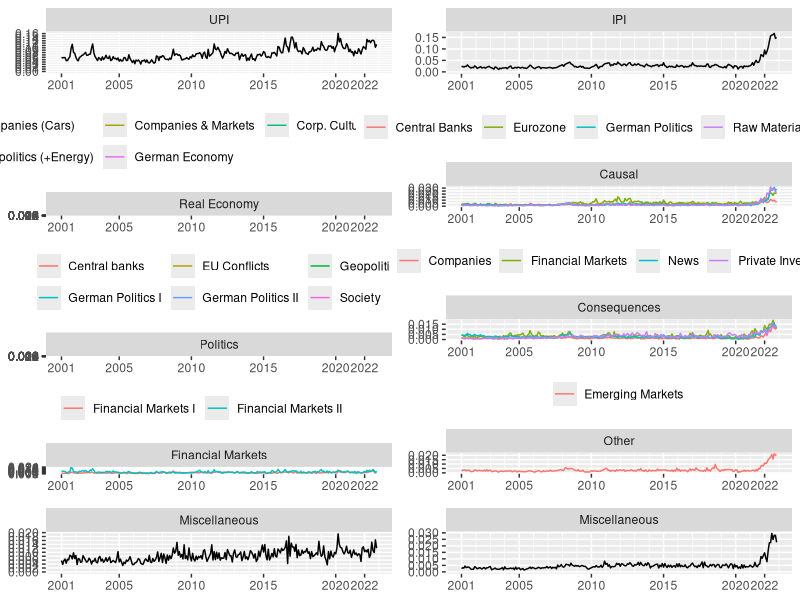

Source code (R):
library(data.table)
library(ggplot2)
library(cowplot)

#### IPI
ipi = fread(file.path("global", "ipi.csv"))

ipi_misc = cbind(ipi[,c(1,8)], "Miscellaneous")
colnames(ipi_misc) = c("date", "ipi", "Type")
ipi = rbind(cbind(ipi[, c(1,2)], "German Politics", "Causal"),
            cbind(ipi[, c(1,3)], "Raw Materials/News        ", "Causal"),
            cbind(ipi[, c(1,4)], "Private Investment", "Consequences"),
            cbind(ipi[, c(1,5)], "Financial Markets", "Consequences"),
            cbind(ipi[, c(1,6)], "Emerging Markets", "Other"),
            cbind(ipi[, c(1,7)], "Companies", "Consequences"),
            cbind(ipi[, c(1,9)], "News", "Consequences"),
            cbind(ipi[, c(1,10)], "Eurozone", "Causal"),
            cbind(ipi[, c(1,11)], "Central Banks", "Causal"),
            use.names = FALSE)
colnames(ipi) = c("date", "ipi", "Topic", "Type")
ipi[,Type := factor(Type, levels = c("Causal", "Consequences", "Other"))]

ggList1 = lapply(split(ipi, ipi$Type), function(i) {
  ggplot(i) +
    aes(x = date, y = ipi, group = Topic, color = Topic) + 
    geom_line() +
    xlab("") + ylab("") + theme(legend.position = "top", title = element_blank()) +
    guides(colour = guide_legend(nrow = 1)) +
    scale_x_date(breaks = as.Date(c("2001-01-01", "2005-01-01", "2010-01-01",
                                    "2015-01-01", "2020-01-01", "2022-01-01")),
                 date_minor_breaks = "1 year",
                 labels = c(2000+c(1,5,10,15,20,22))) +
    scale_y_continuous(breaks = seq(0,1,0.005), minor_breaks = seq(0,1,0.005), limits = c(0,max(i$ipi))) +
    facet_grid(~Type)
  })
ggList1[[4]] = ggplot(ipi_misc) +
  aes(x = date, y = ipi) + 
  geom_line() +
  xlab("") + ylab("") + theme(legend.position = "top", title = element_blank()) +
  guides(colour = guide_legend(nrow = 1)) +
  scale_x_date(breaks = as.Date(c("2001-01-01", "2005-01-01", "2010-01-01",
                                  "2015-01-01", "2020-01-01", "2022-01-01")),
               date_minor_breaks = "1 year",
               labels = c(2000+c(1,5,10,15,20,22))) +
  scale_y_continuous(breaks = seq(0,1,0.005), minor_breaks = seq(0,1,0.005), limits = c(0,max(ipi_misc$ipi))) +
  facet_grid(~Type)
ipi_ges = ipi[, .(ipi = sum(ipi)), by = date]
ipi_ges[, Type := "IPI"]
ggList1[[5]] = ggplot(ipi_ges) +
  aes(x = date, y = ipi) + 
  geom_line() +
  xlab("") + ylab("") + theme(legend.position = "top", title = element_blank()) +
  guides(colour = guide_legend(nrow = 1)) +
  scale_x_date(breaks = as.Date(c("2001-01-01", "2005-01-01", "2010-01-01",
                                  "2015-01-01", "2020-01-01", "2022-01-01")),
               date_minor_breaks = "1 year",
               labels = c(2000+c(1,5,10,15,20,22))) +
  scale_y_continuous(breaks = seq(0,1,0.05), minor_breaks = seq(0,1,0.05), limits = c(0,max(ipi_ges$ipi))) +
  facet_grid(~Type)
ipi_plot = cowplot::plot_grid(plotlist = ggList1[c(5,1:4)], ncol = 1, align = 'v', rel_heights = c(1.5,2,2,2,1.5))


#### UPI
upi_topics = fread(file.path("global", "upi.csv"))
colnames(upi_topics) = c("date", gsub("Topic [1-9]{1}[0-9]*: ", "", colnames(upi_topics)[2:15]))
colnames(upi_topics)[colnames(upi_topics) == "Corporate Culture (+German Economy)"] = "Corp. Culture (+German Econ.)       "
upi_sub = character(14)
upi_sub[c(14,2,7,5,12)] = "Real Economy"
upi_sub[c(1,9,11,3,4,13)] = "Politics"
upi_sub[c(6,10)] = "Financial Markets"
#upi_sub[11] = "Miscellaneous"
n_tmp = nrow(upi_topics)

upi_topics = melt(upi_topics, id.vars = "date", variable.name = "Topic", value.name = "upi")
upi_topics = cbind(upi_topics, Type = rep(upi_sub, each = n_tmp))
upi_topics[, Topic := factor(Topic, levels = sort(unique(as.character(Topic))))]
upi_topics[, Type := factor(Type, levels = c("Real Economy", "Politics", "Financial Markets"))]

ggList2 = lapply(split(upi_topics[Topic != "Miscellaneous"], upi_topics[Topic != "Miscellaneous", Type]), function(i) {
  ggplot(i) +
    aes(x = date, y = upi, group = Topic, color = Topic) + 
    geom_line() +
    xlab("") + ylab("") + theme(legend.position = "top", title = element_blank()) +
    guides(colour = guide_legend(ncol = 3, byrow = TRUE)) +
    scale_x_date(breaks = as.Date(c("2001-01-01", "2005-01-01", "2010-01-01",
                                    "2015-01-01", "2020-01-01", "2022-01-01")),
                 date_minor_breaks = "1 year",
                 labels = c(2000+c(1,5,10,15,20,22))) +
    scale_y_continuous(breaks = seq(0,1,0.002), minor_breaks = seq(0,1,0.002), limits = c(0,max(i$upi))) +
    facet_grid(~Type)
})
upi_misc = upi_topics[Topic == "Miscellaneous"]
ggList2[[4]] = ggplot(upi_misc) +
  aes(x = date, y = upi) + 
  geom_line() +
  xlab("") + ylab("") +
  theme(legend.position = "top", title = element_blank()) +
  guides(colour = guide_legend(nrow = 1)) +
  scale_x_date(breaks = as.Date(c("2001-01-01", "2005-01-01", "2010-01-01",
                                  "2015-01-01", "2020-01-01", "2022-01-01")),
               date_minor_breaks = "1 year",
               labels = c(2000+c(1,5,10,15,20,22))) +
  scale_y_continuous(breaks = seq(0,1,0.002), minor_breaks = seq(0,1,0.002), limits = c(0,max(upi_misc$upi))) +
  facet_grid(~Topic)
upi_ges = upi_topics[Topic != "Miscellaneous", .(upi = sum(upi)), by = date]
upi_ges[, Type := "UPI"]
ggList2[[5]] = ggplot(upi_ges) +
  aes(x = date, y = upi) + 
  geom_line() +
  xlab("") + ylab("") +
  theme(legend.position = "top", title = element_blank()) +
  guides(colour = guide_legend(nrow = 1)) +
  scale_x_date(breaks = as.Date(c("2001-01-01", "2005-01-01", "2010-01-01",
                                  "2015-01-01", "2020-01-01", "2022-01-01")),
               date_minor_breaks = "1 year",
               labels = c(2000+c(1,5,10,15,20,22))) +
  scale_y_continuous(breaks = seq(0,1,0.01), minor_breaks = seq(0,1,0.01), limits = c(0,max(upi_ges$upi))) +
  facet_grid(~Type)
upi_plot = cowplot::plot_grid(plotlist = ggList2[c(5,1:4)], ncol = 1, align = 'v', rel_heights = c(1.5,2.12,2.12,1.8,1.5))

cowplot::plot_grid(upi_plot, ipi_plot)
